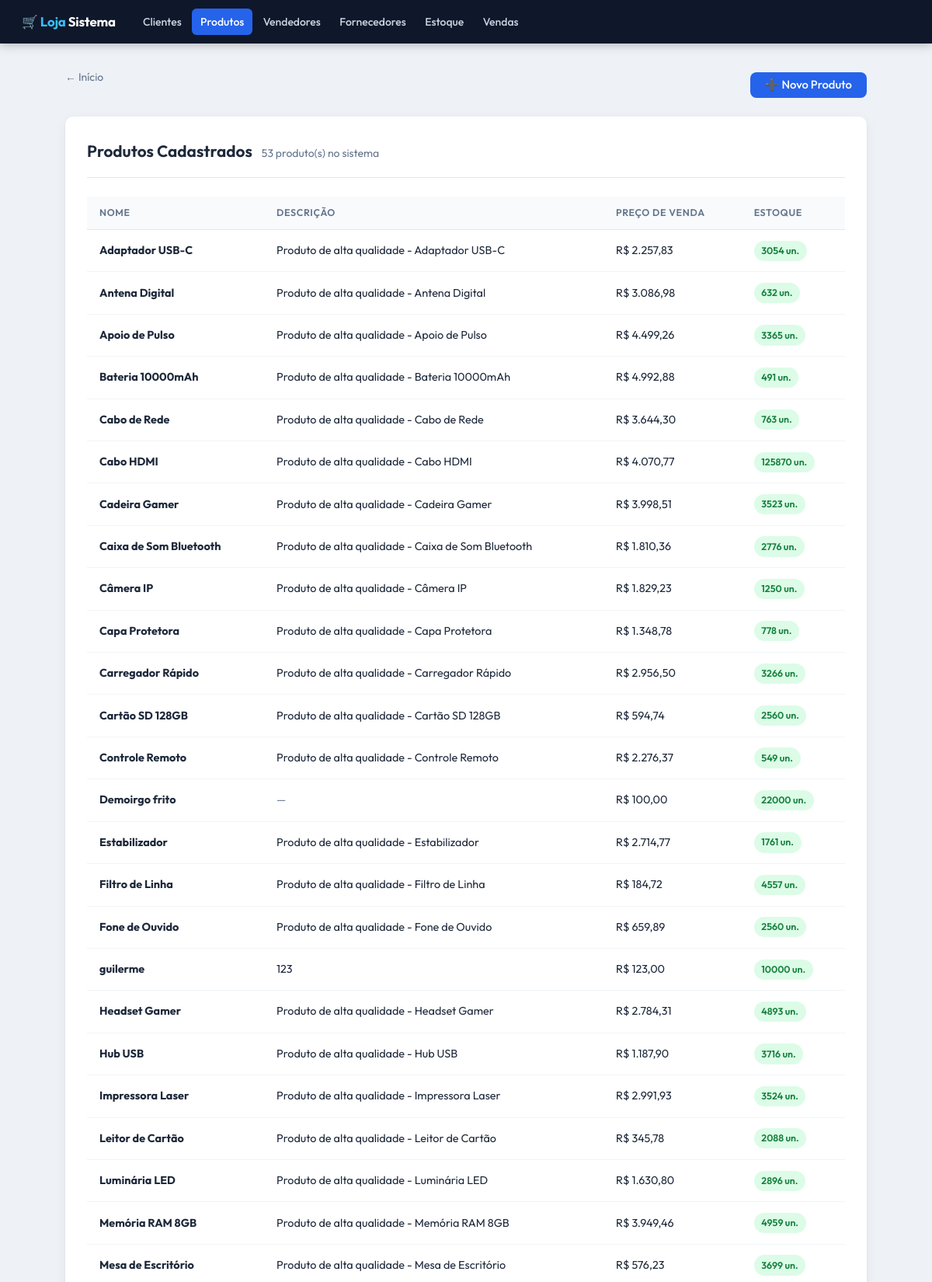
The page /produto/listar.php (signed in, upper part) on the database its author committed.
### tables this page shows
CREATE TABLE `produto` (
  `id` int(11) NOT NULL,
  `nome` varchar(100) NOT NULL,
  `descricao` text NOT NULL,
  `preco` decimal(10,2) NOT NULL
);

### produto/listar.php (the view, shortened to what this page needs)
<!DOCTYPE html>
<html lang="pt-BR">
<head>
  <link rel="stylesheet" href="../estilo.css">
</head>
<body>
<nav class="navbar">
  <a href="../index.php" class="nav-brand">🛒 <span class="destaque">Loja</span> Sistema</a>
  <div class="nav-links">
    <a href="../cliente/cadastrar.php">Clientes</a>
    <a href="../produto/cadastrar.php" class="ativo">Produtos</a>
    <a href="../vendedor/cadastrar.php">Vendedores</a>
    <a href="../fornecedor/cadastrar.php">Fornecedores</a>
    <a href="../estoque/entrada.php">Estoque</a>
    <a href="../venda/vender.php">Vendas</a>
  </div>
</nav>
<?php
include("../conexao.php");
$sql = "SELECT produto.*, COALESCE(estoque.quantidade, 0) AS quantidade
        FROM produto
        LEFT JOIN estoque ON estoque.id_produto = produto.id
        ORDER BY produto.nome";
$produtos = $pdo->query($sql)->fetchAll();
?>
<div class="container-largo">
  <div style="display:flex; justify-content:space-between; align-items:center; margin-bottom:1.25rem">
    <a href="../index.php" class="link-voltar">← Início</a>
    <a href="cadastrar.php" class="btn btn-primario">➕ Novo Produto</a>
  </div>
  <div class="card">
    <div class="card-topo">
      <h2>Produtos Cadastrados</h2>
      <p><?= count($produtos) ?> produto(s) no sistema</p>
    </div>
    <?php if (empty($produtos)): ?>
      <div class="estado-vazio">
        <div class="icone">📦</div>
        <p>Nenhum produto cadastrado ainda.</p>
        <a href="cadastrar.php" class="btn btn-primario" style="margin-top:1rem">Cadastrar o primeiro</a>
      </div>
    <?php else: ?>
      <div class="tabela-wrapper">
        <table>
          <thead>
            <tr>
              <th>Nome</th>
              <th>Descrição</th>
              <th>Preço de venda</th>
              <th>Estoque</th>
            </tr>
          </thead>
          <tbody>
            <?php foreach ($produtos as $p): ?>
              <tr>
                <td><strong><?= htmlspecialchars($p['nome']) ?></strong></td>
                <td><?= htmlspecialchars($p['descricao']) ?: '<span style="color:var(--text-muted)">—</span>' ?></td>
                <td>R$ <?= number_format($p['preco'], 2, ',', '.') ?></td>
                <td>
                  <?php if ($p['quantidade'] > 0): ?>
                    <span class="badge badge-verde"><?= $p['quantidade'] ?> un.</span>
                  <?php else: ?>
                    <span class="badge badge-vermelho">Esgotado</span>
                  <?php endif; ?>
                </td>
              </tr>
            <?php endforeach; ?>
          </tbody>
        </table>
      </div>
    <?php endif; ?>
  </div>
</div>
</body>
</html>

### estilo.css (style rules this page uses)
:root { --bg: #eef2f7; --surface: #ffffff; --nav-bg: #0f172a; --nav-text: #cbd5e1; --nav-hover: rgba(255,255,255,0.08); --primary: #2563eb; --primary-dark: #1d4ed8; --primary-light: #dbeafe; --success: #10b981; --success-light: #d1fae5; --danger: #ef4444; --danger-light: #fee2e2; --warning: #f59e0b; --warning-light: #fef3c7; --text: #1e293b; --text-muted: #64748b; --border: #e2e8f0; --radius: 0.625rem; --shadow: 0 1px 3px rgba(0,0,0,0.07), 0 4px 16px rgba(0,0,0,0.05); --shadow-md: 0 4px 12px rgba(0,0,0,0.08), 0 1px 3px rgba(0,0,0,0.05); }
*, *::before, *::after { box-sizing: border-box; margin: 0; padding: 0; }
body { font-family: 'Outfit', sans-serif; background: var(--bg); color: var(--text); min-height: 100vh; line-height: 1.6; }
.navbar { background: var(--nav-bg); padding: 0 1.75rem; height: 3.5rem; display: flex; align-items: center; gap: 1.5rem; position: sticky; top: 0; z-index: 100; box-shadow: 0 2px 12px rgba(0,0,0,0.25); }
.nav-brand { color: #fff; font-weight: 700; font-size: 1.05rem; text-decoration: none; white-space: nowrap; letter-spacing: -0.01em; }
.nav-brand .destaque { color: #38bdf8; }
.nav-links { display: flex; gap: 0.125rem; flex-wrap: wrap; }
.nav-links a { color: var(--nav-text); text-decoration: none; padding: 0.375rem 0.7rem; border-radius: 0.375rem; font-size: 0.875rem; font-weight: 500; transition: background 0.15s, color 0.15s; }
.nav-links a.ativo { background: var(--primary); color: #fff; }
.container-largo { max-width: 1080px; margin: 2rem auto; padding: 0 1.5rem; }
.card { background: var(--surface); border-radius: var(--radius); box-shadow: var(--shadow); padding: 1.75rem; margin-bottom: 1.5rem; }
.card-topo { margin-bottom: 1.5rem; padding-bottom: 1rem; border-bottom: 1px solid var(--border); display: flex; align-items: baseline; gap: 0.75rem; flex-wrap: wrap; }
.card-topo h2 { font-size: 1.3rem; font-weight: 650; color: var(--text); }
.card-topo p { color: var(--text-muted); font-size: 0.875rem; }
.btn { display: inline-flex; align-items: center; gap: 0.4rem; padding: 0.575rem 1.2rem; border: none; border-radius: 0.5rem; font-family: 'Outfit', sans-serif; font-size: 0.925rem; font-weight: 500; cursor: pointer; text-decoration: none; transition: all 0.15s; line-height: 1; white-space: nowrap; }
.btn-primario { background: var(--primary); color: white; }
.tabela-wrapper { overflow-x: auto; }
table { width: 100%; border-collapse: collapse; font-size: 0.9rem; }
thead th { background: #f8fafc; color: var(--text-muted); font-weight: 600; font-size: 0.78rem; text-transform: uppercase; letter-spacing: 0.05em; padding: 0.7rem 1rem; text-align: left; border-bottom: 1px solid var(--border); }
tbody td { padding: 0.85rem 1rem; border-bottom: 1px solid #f1f5f9; color: var(--text); vertical-align: middle; }
.badge { display: inline-block; padding: 0.2rem 0.6rem; border-radius: 9999px; font-size: 0.775rem; font-weight: 600; }
.badge-verde { background: #dcfce7; color: #15803d; }
.link-voltar { display: inline-flex; align-items: center; gap: 0.35rem; color: var(--text-muted); font-size: 0.875rem; text-decoration: none; margin-bottom: 1.25rem; transition: color 0.15s; }

### rows shown on the page
produto: nome "Adaptador USB-C", descricao "Produto de alta qualidade - Adaptador USB-C", preco "2.257,83", quantidade "3054"
produto: nome "Antena Digital", descricao "Produto de alta qualidade - Antena Digital", preco "3.086,98", quantidade "632"
produto: nome "Apoio de Pulso", descricao "Produto de alta qualidade - Apoio de Pulso", preco "4.499,26", quantidade "3365"
produto: nome "Bateria 10000mAh", descricao "Produto de alta qualidade - Bateria 10000mAh", preco "4.992,88", quantidade "491"
produto: nome "Cabo de Rede", descricao "Produto de alta qualidade - Cabo de Rede", preco "3.644,30", quantidade "763"
produto: nome "Cabo HDMI", descricao "Produto de alta qualidade - Cabo HDMI", preco "4.070,77", quantidade "125870"
produto: nome "Cadeira Gamer", descricao "Produto de alta qualidade - Cadeira Gamer", preco "3.998,51", quantidade "3523"
produto: nome "Caixa de Som Bluetooth", descricao "Produto de alta qualidade - Caixa de Som Bluetooth", preco "1.810,36", quantidade "2776"
produto: nome "Câmera IP", descricao "Produto de alta qualidade - Câmera IP", preco "1.829,23", quantidade "1250"
produto: nome "Capa Protetora", descricao "Produto de alta qualidade - Capa Protetora", preco "1.348,78", quantidade "778"
produto: nome "Carregador Rápido", descricao "Produto de alta qualidade - Carregador Rápido", preco "2.956,50", quantidade "3266"
produto: nome "Cartão SD 128GB", descricao "Produto de alta qualidade - Cartão SD 128GB", preco "594,74", quantidade "2560"
produto: nome "Controle Remoto", descricao "Produto de alta qualidade - Controle Remoto", preco "2.276,37", quantidade "549"
produto: nome "Demoirgo frito", descricao "—", preco "100,00", quantidade "22000"
produto: nome "Estabilizador", descricao "Produto de alta qualidade - Estabilizador", preco "2.714,77", quantidade "1761"
produto: nome "Filtro de Linha", descricao "Produto de alta qualidade - Filtro de Linha", preco "184,72", quantidade "4557"
produto: nome "Fone de Ouvido", descricao "Produto de alta qualidade - Fone de Ouvido", preco "659,89", quantidade "2560"
produto: nome "guilerme", descricao "123", preco "123,00", quantidade "10000"
produto: nome "Headset Gamer", descricao "Produto de alta qualidade - Headset Gamer", preco "2.784,31", quantidade "4893"
produto: nome "Hub USB", descricao "Produto de alta qualidade - Hub USB", preco "1.187,90", quantidade "3716"
produto: nome "Impressora Laser", descricao "Produto de alta qualidade - Impressora Laser", preco "2.991,93", quantidade "3524"
produto: nome "Leitor de Cartão", descricao "Produto de alta qualidade - Leitor de Cartão", preco "345,78", quantidade "2088"
produto: nome "Luminária LED", descricao "Produto de alta qualidade - Luminária LED", preco "1.630,80", quantidade "2896"
produto: nome "Memória RAM 8GB", descricao "Produto de alta qualidade - Memória RAM 8GB", preco "3.949,46", quantidade "4959"
produto: nome "Mesa de Escritório", descricao "Produto de alta qualidade - Mesa de Escritório", preco "576,23", quantidade "3699"

### other values the page prints
count($produtos) "53"
